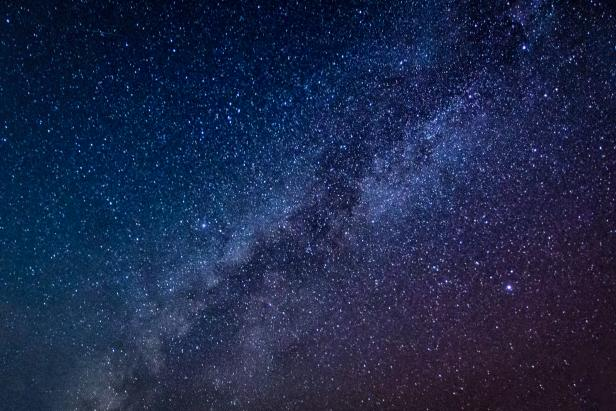
#> input picture Open-CV_Basics/Histogram_equalitzation/sky.png, 616 x 411 px
$ python histoEq.py
#> lines starting #> are read from the running program, lines starting #| are printed output that depends on the picture
import cv2
import numpy as np
import matplotlib.pyplot as plt

img = cv2.imread('sky.png')
#> img is the input picture: shape (411, 616, 3); mean B, G, R 75.4, 40.4, 29.2

#convert to HSV format
hsvIM = cv2.cvtColor(img , cv2.COLOR_BGR2HSV)
#> hsvIM: shape (411, 616, 3); mean H, S, V 116.4, 169.6, 75.4
hsvIMco = hsvIM.copy()


# Perform histogram equalization only on the V channel
hsvIM[:,:,2] = cv2.equalizeHist(hsvIM[:,:,2])
#> hsvIM: shape (411, 616, 3); mean H, S, V 116.4, 169.6, 128.9

clahe = cv2.createCLAHE(clipLimit=2.0, tileGridSize=(8,8))
hsvIMco[:,:,2] = clahe.apply(hsvIMco[:,:,2])
#> hsvIMco: shape (411, 616, 3); mean H, S, V 116.4, 169.6, 92.2

#convert back to BGR format
hsvIMeq = cv2.cvtColor(hsvIM, cv2.COLOR_HSV2BGR)
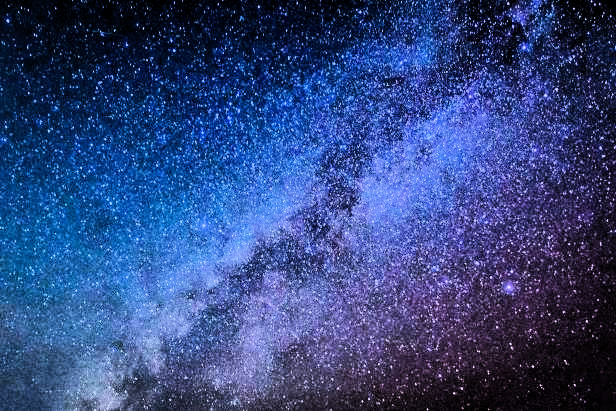
#> hsvIMeq: shape (411, 616, 3); mean B, G, R 128.9, 70.4, 49
coEQ = cv2.cvtColor(hsvIMco, cv2.COLOR_HSV2BGR)
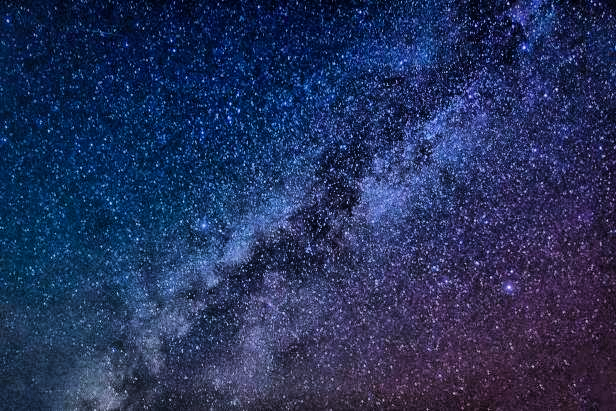
#> coEQ: shape (411, 616, 3); mean B, G, R 92.2, 49.5, 36.6

plt.figure(figsize=(10,6))

#cv2.imwrite('HistograEqualize.png',hsvIMeq)
#cv2.imwrite('CLAHE_histogram.png',coEQ)

ax = plt.subplot(1,3,1)
plt.imshow(img[:,:,::-1])
ax.set_title("Original Image")
ax.axis('off')


ax = plt.subplot(1,3,2)
plt.imshow(hsvIMeq[:,:,::-1])
ax.set_title("Histogram Equalized")
ax.axis('off')

ax = plt.subplot(1,3,3)
plt.imshow(coEQ[:,:,::-1])
ax.set_title("CLAHE")
ax.axis('off')

plt.show()
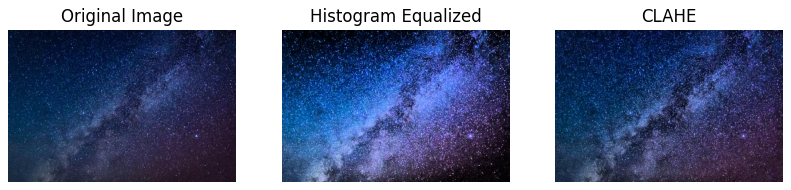
#> figure drawn by matplotlib, 3 panels
